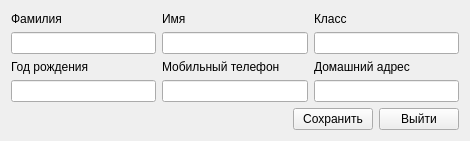
<?xml version="1.0" encoding="UTF-8"?>
<ui version="4.0">
 <class>eddStudent</class>
 <widget class="QWidget" name="eddStudent">
  <property name="geometry">
   <rect>
    <x>0</x>
    <y>0</y>
    <width>470</width>
    <height>141</height>
   </rect>
  </property>
  <property name="maximumSize">
   <size>
    <width>16777215</width>
    <height>141</height>
   </size>
  </property>
  <property name="windowTitle">
   <string>Добавление пользователей</string>
  </property>
  <layout class="QGridLayout" name="gridLayout">
   <item row="0" column="0">
    <layout class="QHBoxLayout" name="horizontalLayout_5">
     <item>
      <layout class="QVBoxLayout" name="verticalLayout_10">
       <item>
        <widget class="QLabel" name="label_10">
         <property name="text">
          <string>Фамилия</string>
         </property>
        </widget>
       </item>
       <item>
        <widget class="QLineEdit" name="Surname_2"/>
       </item>
      </layout>
     </item>
     <item>
      <layout class="QVBoxLayout" name="verticalLayout_11">
       <item>
        <widget class="QLabel" name="label_11">
         <property name="text">
          <string>Имя </string>
         </property>
        </widget>
       </item>
       <item>
        <widget class="QLineEdit" name="Name_2"/>
       </item>
      </layout>
     </item>
     <item>
      <layout class="QVBoxLayout" name="verticalLayout_12">
       <item>
        <widget class="QLabel" name="label_12">
         <property name="text">
          <string>Класс</string>
         </property>
        </widget>
       </item>
       <item>
        <widget class="QLineEdit" name="Class_2"/>
       </item>
      </layout>
     </item>
    </layout>
   </item>
   <item row="1" column="0">
    <layout class="QHBoxLayout" name="horizontalLayout_4">
     <item>
      <layout class="QVBoxLayout" name="verticalLayout_7">
       <item>
        <widget class="QLabel" name="label_7">
         <property name="text">
          <string>Год рождения</string>
         </property>
        </widget>
       </item>
       <item>
        <widget class="QLineEdit" name="Data_2"/>
       </item>
      </layout>
     </item>
     <item>
      <layout class="QVBoxLayout" name="verticalLayout_8">
       <item>
        <widget class="QLabel" name="label_8">
         <property name="text">
          <string>Мобильный телефон</string>
         </property>
        </widget>
       </item>
       <item>
        <widget class="QLineEdit" name="Phone_2"/>
       </item>
      </layout>
     </item>
     <item>
      <layout class="QVBoxLayout" name="verticalLayout_9">
       <item>
        <widget class="QLabel" name="label_9">
         <property name="text">
          <string>Домашний адрес</string>
         </property>
        </widget>
       </item>
       <item>
        <widget class="QLineEdit" name="Address_2"/>
       </item>
      </layout>
     </item>
    </layout>
   </item>
   <item row="2" column="0">
    <layout class="QHBoxLayout" name="horizontalLayout_6">
     <item>
      <spacer name="horizontalSpacer_2">
       <property name="orientation">
        <enum>Qt::Horizontal</enum>
       </property>
       <property name="sizeHint" stdset="0">
        <size>
         <width>40</width>
         <height>20</height>
        </size>
       </property>
      </spacer>
     </item>
     <item>
      <widget class="QPushButton" name="edd">
       <property name="text">
        <string>Сохранить</string>
       </property>
      </widget>
     </item>
     <item>
      <widget class="QPushButton" name="close">
       <property name="text">
        <string>Выйти</string>
       </property>
      </widget>
     </item>
    </layout>
   </item>
  </layout>
 </widget>
 <resources/>
 <connections>
  <connection>
   <sender>close</sender>
   <signal>clicked()</signal>
   <receiver>eddStudent</receiver>
   <slot>close()</slot>
   <hints>
    <hint type="sourcelabel">
     <x>416</x>
     <y>122</y>
    </hint>
    <hint type="destinationlabel">
     <x>443</x>
     <y>138</y>
    </hint>
   </hints>
  </connection>
 </connections>
</ui>
